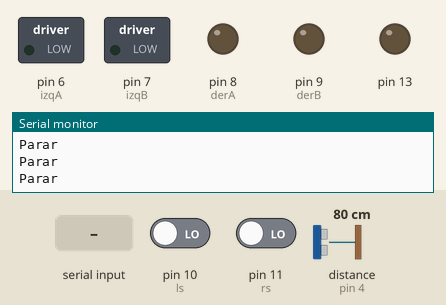
Recording of a sketch running on a simulated Arduino Uno, built with avr-gcc and run on an emulated ATmega328P. Parts: switched loads named in the sketch (green lamp = pin HIGH), output pins drawn as LEDs (lit = HIGH), the last lines printed to the serial monitor. The test bench sets the inputs (shaded band); at power-on: pin 10 (ls) LOW, pin 11 (rs) LOW, distance to the obstacle (sensor on pin 4) 80 cm. The echo pulse lasts 58.3 µs per cm; pins used as bus, display or sensor lines are not drawn.

Above: at 1.2 s.
1.3 s: "102" received over the second serial link
At 2.0 s:
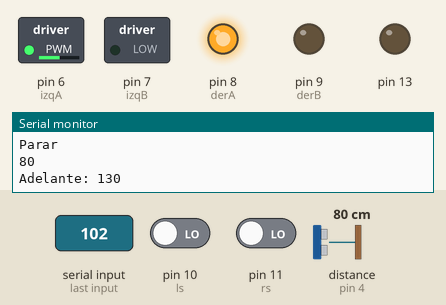
Timing chart, 0 to 4.3 s (numbered marks = the images above; inputs shaded):
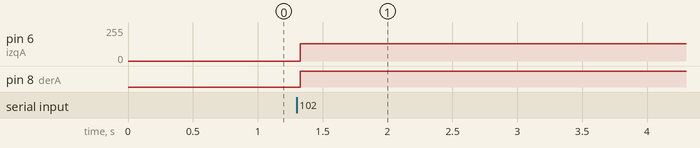

Measured:
- after the input at 1.3 s, pin 6 (izqA): 0/255 → 130/255 at once; pin 8 (derA): LOW → HIGH at once

The sketch:

ProyectoFinalArquitectura2.ino
```cpp
#include <SoftwareSerial.h>
SoftwareSerial BTSerial(2,3);

int izqA = 6;            // define el pin 6 para motor izquierdo hacia adelante
int izqB = 7;            // define el pin 7 para motor izquierdo hacia atras
int derA = 8;            // define el pin 8 para motor izquierdo hacia adelante
int derB = 9;            // define el pin 9 para motor izquierdo hacia atras
String estadoAUX = "115"; // inicia detenido

int pecho = 4;            // define el pin 4 como (pecho) para el Ultrasonido
int ptrig = 5;            // define el pin 5 como (ptrig) para el Ultrasonido
int duracion, distancia;  // para Calcular distacia

//Definimos seguidores de linea
int ls = 10; //Sensor Izquierdo
int rs = 11; //Sensor Derecho
int leftValue; //Definimos los valores para la izquierda
int rightValue; //Definimos los valores para la derecha

void setup() {
  Serial.begin(9600);    // inicia el puerto serial para comunicacion con el Bluetooth
  BTSerial.begin(9600);

  pinMode(derA, OUTPUT);
  pinMode(derB, OUTPUT);
  pinMode(izqA, OUTPUT);
  pinMode(izqB, OUTPUT);

  pinMode(pecho, INPUT);   // define el pin 4 como entrada (pecho)
  pinMode(ptrig,OUTPUT);   // define el pin 5 como salida  (ptrig)
  pinMode(13,OUTPUT);

  pinMode(ls, INPUT);     // define el pin 10 como entrada (ls)
  pinMode(rs, INPUT);     // define el pin 11 como entrada (rs)
}

void loop() {
  int velociadad = 255;            // Velocidad de los motores (0-255)
  if(BTSerial.available()){        // lee el bluetooth y almacena en estado
      estadoAUX =BTSerial.read();
  }
  if(estadoAUX == "102"){           // Boton desplazar al Frente
     Adelante(velociadad);
  }
  if(estadoAUX == "108"){          // Boton IZQ
     Izq(velociadad);
  }
  if(estadoAUX == "115"){         // Boton Parar
    Parar();
  }
  if(estadoAUX == "114"){          // Boton DER
    Der(velociadad);
  }

  if(estadoAUX == "98"){          // Boton Reversa
    Atras(velociadad);
  }

  if(estadoAUX == "49"){          // Boton Seguidor de linea
    SeguidorLineaControlador();
  }
}

//Funcion para parar
void Parar() {
    analogWrite(derB, 0);
    analogWrite(izqB, 0);
    analogWrite(derA, 0);
    analogWrite(izqA, 0);
    Serial.println("Parar");
}

//Funcion para desplazar hacia adelante
void Adelante(int vel) {
    analogWrite(derB, 0);
    analogWrite(izqB, 0);
    analogWrite(derA, vel);
    analogWrite(izqA, vel);
    Serial.print("Adelante: ");
    Serial.println(vel);
}
//Funcion para desplazar hacia Atras
void Atras(int vel) {
    analogWrite(derA, 0);
    analogWrite(izqA, 0);
    analogWrite(derB, vel);
    analogWrite(izqB, vel);
    Serial.print("ATRAS: ");
    Serial.println(vel);
}
//Funcion para girar hacia la Izquierda
void Izq(int vel) {
    analogWrite(derB, 0);
    analogWrite(izqB, 0);
    analogWrite(derA, 0);
    analogWrite(izqA, vel);
    Serial.print("IZQ: ");
    Serial.println(vel);
}
//Funcion para girar hacia la Derecha
void Der(int vel) {
    analogWrite(derB, 0);
    analogWrite(izqB, 0);
    analogWrite(izqA, 0);
    analogWrite(derA, vel);
    Serial.print("DER: ");
    Serial.println(vel);
}

//Función seguidor de linea
void SeguidorLinea(){
        leftValue = digitalRead(ls);
        rightValue = digitalRead(rs);
        delay(10);
        int velocidad = 130;            // Velocidad de los motores (0-130)
        if (rightValue == 0 && leftValue == 0) {
            Adelante(velocidad);
        }
        if (rightValue == 1 && leftValue == 0) {
           Izq(velocidad);
         }
         if (rightValue == 0 && leftValue == 1) {
          Der(velocidad);
         }
         if (rightValue == 1 && leftValue == 1) {
           Parar();
         }
  }


//Funcion para el seguidor de linea
void SeguidorLineaControlador(){
     digitalWrite(ptrig, HIGH);   // genera el pulso de trigger por 10us
     delay(0.01);
     digitalWrite(ptrig, LOW);
     duracion = pulseIn(pecho, HIGH);          // Lee el tiempo del Echo
     distancia = (duracion/2) / 29;            // calcula la distancia en centimetros
     delay(10);
     Serial.println(distancia);
     if (distancia >=1 && distancia <= 15){    // si la distancia es menor de 15cm
        Parar();
        digitalWrite(13,HIGH);                 // Enciende buzzer
        delay(1000);
        digitalWrite(13,LOW);
     }else{
      SeguidorLinea();            //Función seguidor de linea
   }
}
```
